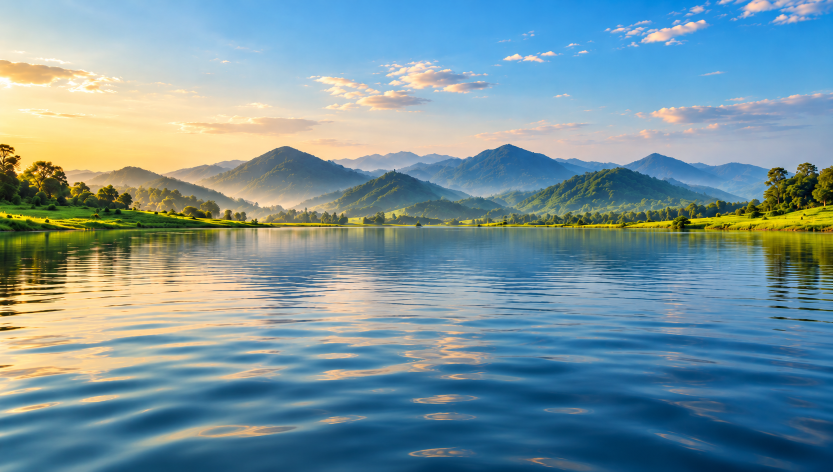
#> input picture attached_assets/escora/hero-bg.png, 1666 x 944 px, found by its file name (shown at 1/2 size)
$ python exact_match_kerala.py
#> lines starting #> are read from the running program, lines starting #| are printed output that depends on the picture
import numpy as np
from PIL import Image, ImageDraw, ImageFont, ImageFilter

bg = Image.open('attached_assets/escora/hero-bg.png')
#> bg is the input picture: PIL image 1666x944 RGB; mean R, G, B 119, 147.9, 156.1
w, h = bg.size # 1666, 944
#> w = 1666; h = 944

# Let's inspect the exact font metrics in Image 1:
# In Image 1:
# Letters: K E R A L A
# Total width: 552
# Letter 1 (K): 27..92 -> center ~ 59.5 (10.8% of w)
# Letter 2 (E): 119..172 -> center ~ 145.5 (26.4% of w)
# Letter 3 (R): 198..260 -> center ~ 229 (41.5% of w)
# Letter 4 (A): 287..354 -> center ~ 320.5 (58.1% of w)
# Letter 5 (L): 382..431 -> center ~ 406.5 (73.6% of w)
# Letter 6 (A): 455..521 -> center ~ 488 (88.4% of w)

# Scale these to 1666 width:
centers_x = [
    int(59.5 / 552 * 1666),
    int(145.5 / 552 * 1666),
    int(229.0 / 552 * 1666),
    int(320.5 / 552 * 1666),
    int(406.5 / 552 * 1666),
    int(488.0 / 552 * 1666)
]

print("Target letter centers in 1666px:", centers_x)
# Letter height in Image 1 is 72 / 176 * 944 = ~386px
# Baseline in Image 1 is 88 / 176 * 944 = ~472px

# Let's test font:
font_size = 360
try:
    font = ImageFont.truetype("C:/Windows/Fonts/segoeuib.ttf", font_size)
except:
    font = ImageFont.truetype("C:/Windows/Fonts/arialbd.ttf", font_size)

letters = ["K", "E", "R", "A", "L", "A"]

# Create high-res text layer
text_img = Image.new('RGBA', (w, h), (0, 0, 0, 0))
#> text_img: PIL image 1666x944 RGBA; every value is 0
draw = ImageDraw.Draw(text_img)

baseline_y = 472

for i, l in enumerate(letters):
    bbox = font.getbbox(l)
    lw = bbox[2] - bbox[0]
    lh = bbox[3] - bbox[1]
    lx = centers_x[i] - lw // 2 - bbox[0]
    ly = baseline_y - bbox[3] # sit on baseline
    draw.text((lx, ly), l, font=font, fill=(255, 255, 255, 255))

# Create reflection:
# Flipped vertically below baseline_y:
crop_rect = (0, baseline_y - font_size, w, baseline_y)
#> crop_rect = (0, 112, 1666, 472)
cropped_text = text_img.crop(crop_rect)
flipped_text = cropped_text.transpose(Image.Transpose.FLIP_TOP_BOTTOM)

refl_layer = Image.new('RGBA', (w, h), (0, 0, 0, 0))
refl_layer.paste(flipped_text, (0, baseline_y))

# Add horizontal ripple distortion to the reflection texture for realistic water look
refl_arr = np.array(refl_layer, dtype=np.float32)
y_grid, x_grid = np.mgrid[0:h, 0:w]

# Fade out gradient from baseline_y (0.8 opacity) down to baseline_y + 240 (0.0 opacity)
fade = np.clip((baseline_y + 240 - y_grid) / 240.0, 0.0, 1.0)
fade = np.where(y_grid >= baseline_y, fade * 0.72, 0.0)

# Apply gentle ripple wave distortion to reflection coordinates
wave_distort = np.sin(y_grid * 0.15) * 8.0 * (y_grid - baseline_y) / 240.0
wave_distort = np.where(y_grid >= baseline_y, wave_distort, 0.0)
sampled_x = np.clip(x_grid + wave_distort, 0, w - 1).astype(np.int32)
sampled_y = y_grid.astype(np.int32)

refl_distorted = refl_arr[sampled_y, sampled_x]
refl_distorted[:, :, 3] = refl_distorted[:, :, 3] * fade

refl_final = Image.fromarray(refl_distorted.astype(np.uint8))

# Composite onto bg:
composite = bg.copy()
composite.paste(refl_final, (0, 0), refl_final)
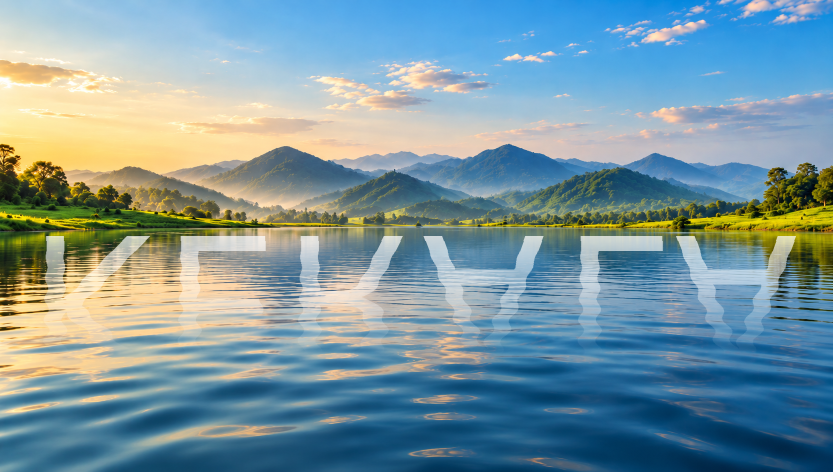
#> composite: PIL image 1666x944 RGB (shown at 1/2 size); mean R, G, B 122.4, 150.9, 159.3
composite.paste(text_img, (0, 0), text_img)
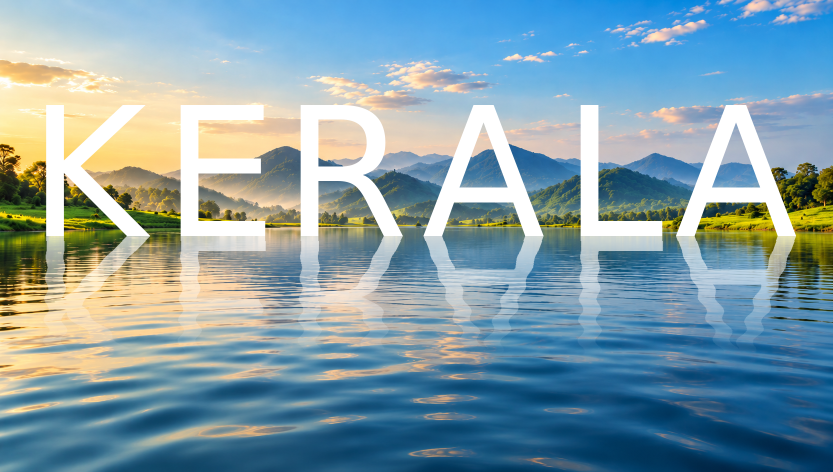
#> composite: PIL image 1666x944 RGB (shown at 1/2 size); mean R, G, B 130.6, 158.8, 169

# Paste boat on top:
boat = Image.open('attached_assets/escora/Rustic Wooden Canoe Interior Bow.png')
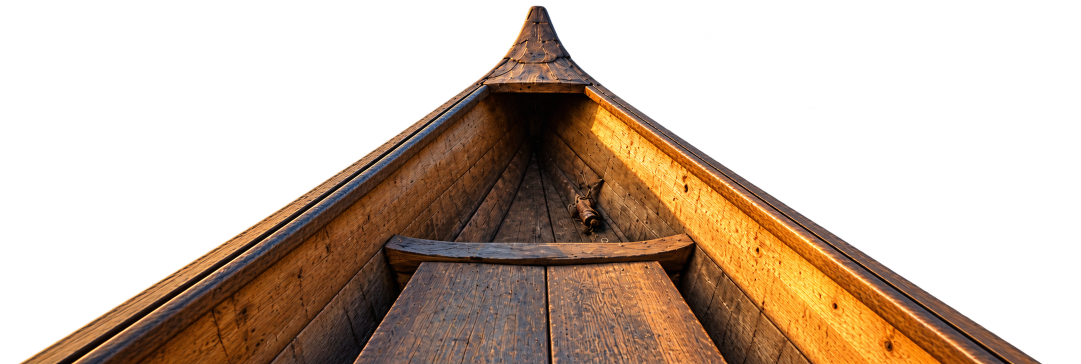
#> input picture attached_assets/escora/Rustic Wooden Canoe Interior Bow.png, 2161 x 728 px, found by its file name (shown at 1/2 size)
#> boat is the input picture: PIL image 2161x728 RGBA; mean R, G, B, A 54, 35.9, 21.1, 104.5
scale = (944.0 - 488.0) / (727.0 - 11.0)
scaled_w = int(boat.width * scale)
#> scaled_w = 1376
scaled_h = int(boat.height * scale)
#> scaled_h = 463
boat_scaled = boat.resize((scaled_w, scaled_h), Image.Resampling.LANCZOS)
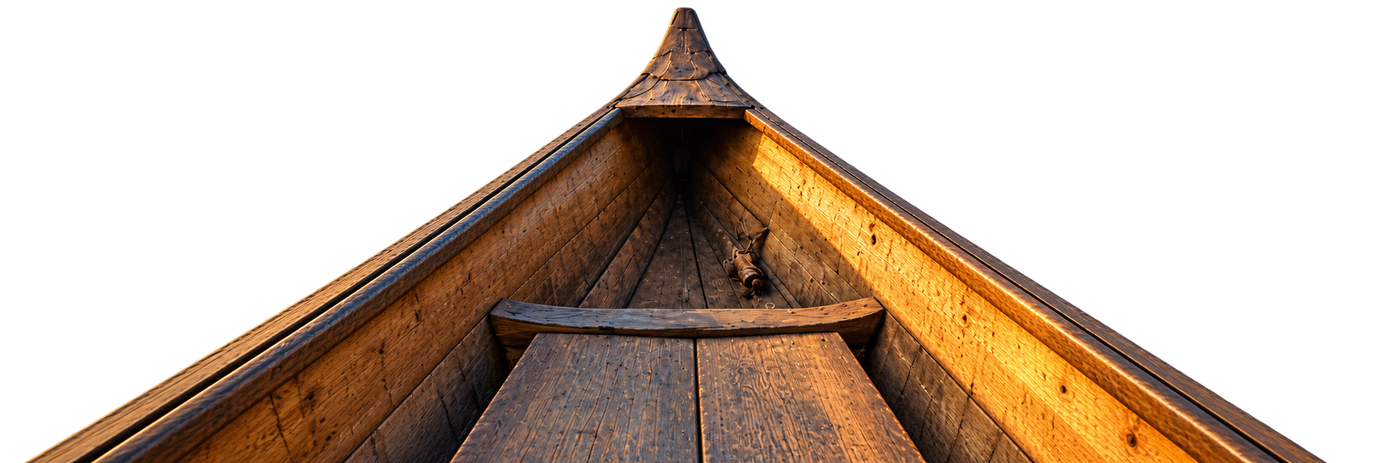
#> boat_scaled: PIL image 1376x463 RGBA; mean R, G, B, A 53.8, 35.8, 21, 104.6; transparent parts drawn white
paste_x = int(833.0 - (1060.0 * scale))
paste_y = int(488.0 - (11.0 * scale))

composite.paste(boat_scaled, (paste_x, paste_y), boat_scaled)
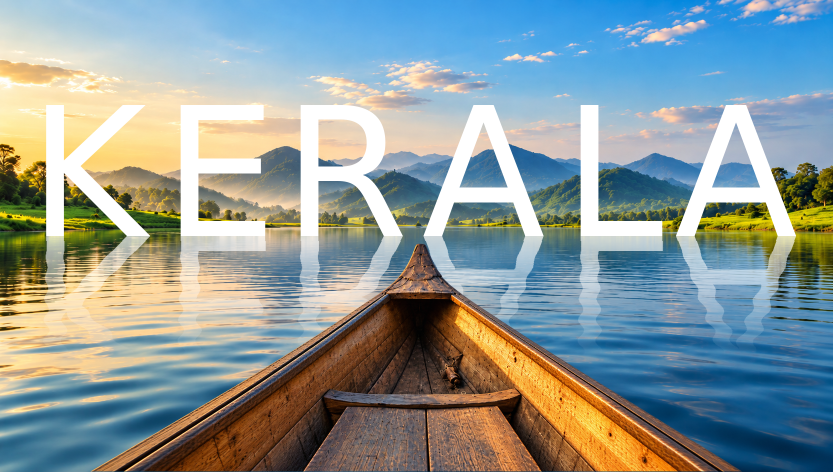
#> composite: PIL image 1666x944 RGB (shown at 1/2 size); mean R, G, B 140.8, 154.5, 154.1
composite.save('scratch/kerala_exact_match.jpg', quality=95)
print("Saved scratch/kerala_exact_match.jpg")
